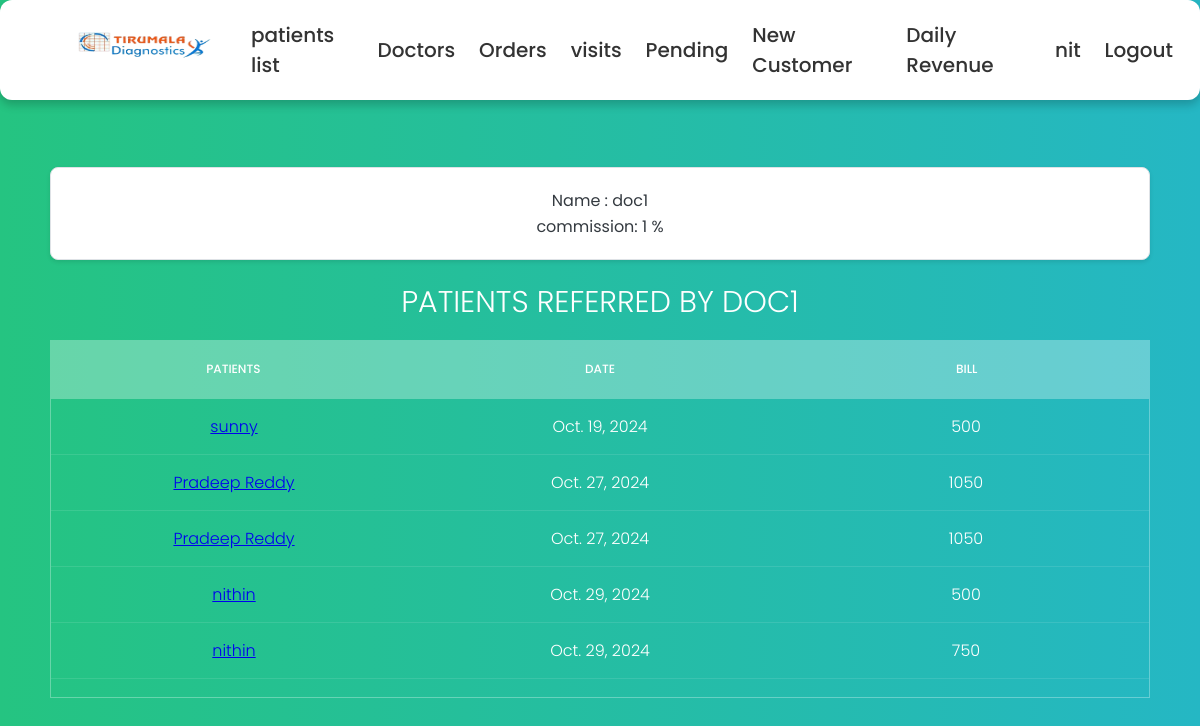
Page /1/doctor (signed in) on the committed database.
### details/models.py (models this page shows, shortened)
class Doctor(models.Model):
    doctor_name = models.CharField(max_length=50)
    commission = models.IntegerField()
    doctor_mobile = models.IntegerField(null=True)
    doctor_email = models.EmailField(null=True)
    def total_cost(self):
        s = self.order_set.all()
        amount = 0
        for i in s:
            patient_bill = i.get_total()
            amount += patient_bill
        return amount
    def __str__(self):
        return self.doctor_name

class Order(models.Model):
    def get_total(self):
        total = sum(test.price for test in self.tests.all())
        return total
    collected_at = models.ForeignKey(Locations, on_delete=models.DO_NOTHING,null=True)
    referred_by = models.ForeignKey(Doctor, on_delete=models.DO_NOTHING,null=True)
    collected_date = models.DateField(null= True)
    expected_complete_date = models.DateField(null=True)
    tests = models.ManyToManyField(Test, blank=False)
    customer = models.ForeignKey(Customer,on_delete=models.DO_NOTHING, blank=False)
    order_id = models.UUIDField(default=uuid.uuid4, primary_key=True)
    collected_by = models.ForeignKey(Tech, on_delete=models.DO_NOTHING,null=True, related_name='collected_by', blank = True)
    tested_by = models.ForeignKey(Tech, on_delete=models.DO_NOTHING,null=True, related_name='tested_by', blank = True)
    report_by = models.ForeignKey(Tech, on_delete=models.DO_NOTHING,null=True, related_name='report_by',blank=True)
    collected_datetime = models.DateTimeField(null=True)  # For date and time
    tested_datetime = models.DateTimeField(null=True)  # For date and time
    report_datetime = models.DateTimeField(null=True)  # For date and time
    hba1c = models.CharField(max_length=10, blank= True)
    blood_urea_nitrogen = models.CharField(max_length=10, blank=True)
    cotinine = models.CharField(max_length=10, blank=True)
    esr_1_hour = models.CharField(max_length=10, blank=True)
    hbsag = models.CharField(max_length=10, blank=True)
    hiv_1_and_2 = models.CharField(max_length=10, blank=True)
    colour = models.CharField(max_length=10, blank=True)
    specific_gravity = models.CharField(max_length=10, blank=True)
    ph = models.CharField(max_length=10, blank=True)
    blood = models.CharField(max_length=10, blank=True)
    albumin = models.CharField(max_length=10, blank=True)
    sugar = models.CharField(max_length=10, blank=True)
    ketone_bodies = models.CharField(max_length=10, blank=True)
    nitrite = models.CharField(max_length=10, blank=True)
    urobilinogen = models.CharField(max_length=10, blank=True)
    leucocytes = models.CharField(max_length=10, blank=True)
    bile_salts = models.CharField(max_length=10, blank=True)
    bile_pigments = models.CharField(max_length=10, blank=True)
    pus_cells = models.CharField(max_length=10, blank=True)
    epithelial_cells = models.CharField(max_length=10, blank=True)
    rbcs = models.CharField(max_length=10, blank=True)
    bacteria = models.CharField(max_length=10, blank=True)
    others = models.CharField(max_length=10, blank=True)
    haemoglobin = models.CharField(max_length=10, blank=True)
    rbc_count = models.CharField(max_length=10, blank=True)
    pcv = models.CharField(max_length=10, blank=True)
    platelets = models.CharField(max_length=10, blank=True)
    wbc = models.CharField(max_length=10, blank=True)
    neutrophils = models.CharField(max_length=10, blank=True)
    lymphocytes = models.CharField(max_length=10, blank=True)
    eosinophils = models.CharField(max_length=10, blank=True)
    monocytes = models.CharField(max_length=10, blank=True)
    basophils = models.CharField(max_length=10, blank=True)
    mcv = models.CharField(max_length=10, blank=True)
    mchc = models.CharField(max_length=10, blank=True)
    mch = models.CharField(max_length=10, blank=True)
    random_blood_sugar = models.CharField(max_length=10, blank=True)
    uric_acid = models.CharField(max_length=10, blank=True)
    serum_creatinine = models.CharField(max_length=10, blank=True)
    total_cholesterol = models.CharField(max_length=10, blank=True)
    hdl = models.CharField(max_length=10, blank=True)
    ldl = models.CharField(max_length=10, blank=True)
    vldl = models.CharField(max_length=10, blank=True)
    triglycerides = models.CharField(max_length=10, blank=True)
    chol_hdl_ratio = models.CharField(max_length=10, blank=True)
    total_bilirubin = models.CharField(max_length=10, blank=True)
    direct_bilirubin = models.CharField(max_length=10, blank=True)
    indirect_bilirubin = models.CharField(max_length=10, blank=True)
    alkaline_phosphatase = models.CharField(max_length=10, blank=True)
    serum_gpt = models.CharField(max_length=10, blank=True)
    serum_got = models.CharField(max_length=10, blank=True)
    total_proteins = models.CharField(max_length=10, blank=True)
    albumin = models.CharField(max_length=10, blank=True)
    globulin = models.CharField(max_length=10, blank=True)
    alb_glob_ratio = models.CharField(max_length=10, blank=True)
    ggtp = models.CharField(max_length=10, blank=True)

class Customer(models.Model):
    user = models.OneToOneField(User, on_delete=models.CASCADE, null=True)  # Add this line
    title = models.ForeignKey(Title, on_delete=models.DO_NOTHING,null=True)
    patient_name = models.CharField(max_length=50)
    mobile = models.IntegerField(null=True)
    email = models.EmailField(null=True)
    gender = models.ForeignKey(Gender, on_delete=models.DO_NOTHING,null=True)
    age = models.CharField(max_length=4, null=True)
    patient_address = models.CharField(max_length=150)

class Test(models.Model):
    is_collected = {('yes', 'yes'),
              ('no', 'no')}
    test_id = models.AutoField(primary_key=True)
    test_name = models.CharField(max_length=50)
    collection_status = models.CharField(max_length=20, choices=is_collected, blank=False, default='no')
    price = models.IntegerField()

### details/views.py (the view)
# urls.py: path('<pk>/doctor', doctor, name='doctor'),
@login_required(login_url='user_login')
@group_required(['Techician'])
def doctor(request,pk):
    doctor = Doctor.objects.get(id=pk)
    orders = doctor.order_set.all()
    return render(request,'doctor_details.html',{'doctor':doctor, 'orders':orders})

### details/views.py (called while the page is built)
def group_required(group_names):
    if not isinstance(group_names, (list, tuple)):
        group_names = [group_names]  # Ensure it's always a list or tuple
    def in_groups(user):
        return user.is_authenticated and (user.is_superuser or user.groups.filter(name__in=group_names).exists())
    return user_passes_test(in_groups)

### details/Templates/doctor_details.html (shortened to what this page needs)
{% extends "base.html" %}
{% block content%}
<section>
    <div class="details">
        <p> Name : {{doctor}}</p>
        <p> commission: {{doctor.commission}} %</p>
    </div>
            <h1>Patients Referred By {{doctor}}</h1>
            <div class="tbl-header">
              <table cellpadding="0" cellspacing="0" border="0">
                <thead>
                    <tr>
                        <th>Patients</th>
                        <th>Date</th>
                        <th>Bill</th>
                    </tr>
                </thead>
              </table>
            </div>
            <div class="tbl-content">
              <table cellpadding="0" cellspacing="0" border="0">
                {% for order in orders %}
                <tbody>
                    <tr>
                        <td><a href="{% url 'order_details' order.order_id %}"> {{order.customer.patient_name}}</a></td>
                        <td>{{order.collected_date}}</td>
                        <td>{{order.get_total}}</td>
                    </tr>
                    {% endfor %}
                </tbody>
              </table>
            </div>
          </section>
{% endblock %}

### details/Templates/base.html (shortened to what this page needs)
{% load static %}
<!DOCTYPE html>
<html lang="en">
<head>
    <link rel="stylesheet" href={% static "css/style.css" %}>
    <link rel="stylesheet" href="https://cdnjs.cloudflare.com/ajax/libs/font-awesome/5.15.2/css/all.min.css"/>
</head>
<div>
  <ul class="nav-links">
    <li><a href={% url 'home' %}> <img src="{% static '/images/logo.png' %}" alt="My image" width="200" height="45"></li>
    <li><a href={% url 'patients_list' %}> patients list </a> </li>
    <li><a href={% url 'doctors_list' %}> Doctors </a> </li>
    <li><a href={% url 'orders_list' %}> Orders </a> </li>
    <li><a href={% url 'visits_list' %}> visits </a> </li>
    <li><a href={% url 'pending_samples' %}> Pending </a> </li>
    <li><a href={% url 'register_customer' %}> New Customer </a> </li>
    <li><a href={% url 'daily_totals' %}> Daily Revenue </a> </li>
    <li><a> {{user}}</a></li>
    <li><a href={% url 'user_logout' %}> Logout </a> </li>
  </ul>
</div>
<body>
  <div style="height: 50px;"></div>
    {% block content%}
    {% endblock %}
</body>
</html>

### details/static/css/style.css (style rules this page uses)
* { margin: 0; padding: 0; box-sizing: border-box; font-family: 'Poppins', sans-serif; }
body { height: 100vh; background: #c1f7f5; padding-top: 37px; }
.nav-links { display: flex; align-items: center; justify-content: center; background: #fff; padding: 20px 15px; border-radius: 12px; box-shadow: 0 5px 10px rgba(0,0,0,0.2); position: fixed; top: 0; left: 0; width: 100%; }
.nav-links li { list-style: none; margin: 0 12px; }
.nav-links li a { position: relative; color: #333; font-size: 20px; font-weight: 500; padding: 6px 0; text-decoration: none; }
.nav-links li a:before { content: ''; position: absolute; bottom: 0; left: 0; height: 3px; width: 0%; background: #34efdf; border-radius: 12px; transition: all 0.4s ease; }
h1 { font-size: 30px; color: #fff; text-transform: uppercase; font-weight: 300; text-align: center; margin-bottom: 15px; }
table { width:100%; table-layout: fixed; }
.tbl-header { background-color: rgba(255,255,255,0.3); }
.tbl-content { height:300px; overflow-x:auto; margin-top: 0px; border: 1px solid rgba(255,255,255,0.3); }
th { padding: 20px 15px; text-align: center; font-weight: 500; font-size: 12px; color: #fff; text-transform: uppercase; }
td { padding: 15px; text-align: center; vertical-align:middle; font-weight: 300; font-size: 16px; color: #fff; border-bottom: solid 1px rgba(255,255,255,0.1); }
body { background: -webkit-linear-gradient(left, #25c481, #25b7c4); background: linear-gradient(to right, #25c481, #25b7c4); font-family: 'Roboto', sans-serif; padding-top: 37px; }
section { margin: 50px; }
.details { padding: 20px; background-color: #ffffff; border: 1px solid #dee2e6; border-radius: 8px; box-shadow: 0 2px 4px rgba(0, 0, 0, 0.1); margin-bottom: 20px; margin-top: 80px; font-size: 16px; line-height: 1.6; color: #343a40; text-align: center; }

### rows in the picture
Doctor: doctor_name "doc1", commission "1", doctor_name "DOC1"
Order: customer.patient_name "sunny", collected_date "Oct. 19, 2024", get_total "500"
Order: customer.patient_name "Pradeep Reddy", collected_date "Oct. 27, 2024", get_total "1050"
Order: customer.patient_name "Pradeep Reddy", collected_date "Oct. 27, 2024", get_total "1050"
Order: customer.patient_name "nithin", collected_date "Oct. 29, 2024", get_total "500"
Order: customer.patient_name "nithin", collected_date "Oct. 29, 2024", get_total "750"

### other values in the picture
{{ user }} "nit"
